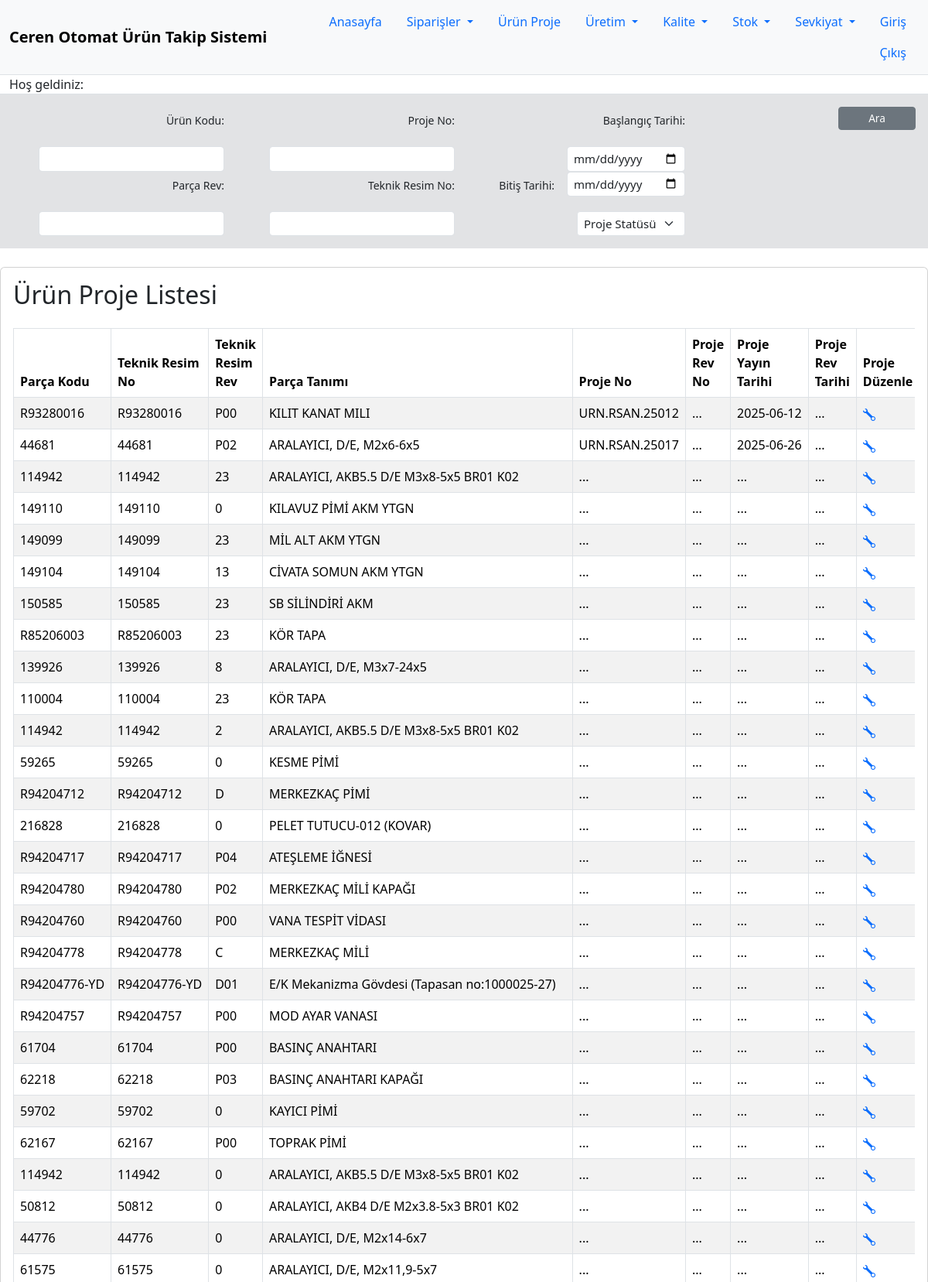
/proje (upper part), run on the app's committed database.
### main.py (models this page shows)
class Proje(db.Model):
    __tablename__ = "proje"
    id: Mapped[int] = mapped_column(Integer, primary_key=True)
    urn_no: Mapped[str] = mapped_column(String(100), unique=False, nullable=False)
    tkr_no: Mapped[str] = mapped_column(String(100), unique=False, nullable=False)
    tkr_rev_no: Mapped[str] = mapped_column(String(10), unique=False, nullable=False)
    urn_adi: Mapped[str] = mapped_column(String(250), unique=False, nullable=False)
    prj_no: Mapped[str] = mapped_column(String(250), unique=True, nullable=True)
    prj_rev = relationship('Projerevtakip', back_populates="prj")
    kal_class: Mapped[str] = mapped_column(String(50), unique=False, nullable=True)
    cap: Mapped[float]=mapped_column(Float,unique=False,nullable=True)
    boy: Mapped[float] = mapped_column(Float, unique=False, nullable=True)
    project=relationship("Satir", back_populates="urn")
    malz_id: Mapped[int] = mapped_column(Integer, ForeignKey('malzeme.id'), nullable=True)
    malz = relationship('Malzeme')
    lot = relationship('Lot', back_populates="proje")
    cihaz = relationship('Projecihaz', back_populates="proje")
    prog: Mapped[str] = mapped_column(String(250), unique=False, nullable=True)
    stat: Mapped[str] = mapped_column(String(250), default="Açık",unique=False, nullable=True)
    opr = relationship('Projeopr', back_populates="proje")
    malz_sah: Mapped[str] = mapped_column(String(250), unique=False, nullable=True)
    proj_rev_no: Mapped[int] = mapped_column(Integer, default=0,  nullable=True)
    teklif_sure: Mapped[int] = mapped_column(Integer, nullable=True)
    yay_tarh: Mapped[date] = mapped_column(Date, default=date.today(), nullable=True)
    rev_tarh: Mapped[date] = mapped_column(Date, default=date.today(), nullable=True)

### main.py (the view)
@app.route("/proje", methods=["GET","POST"])
def proje():
    proje_filtre = request.args.get('proje_no', '')
    urnno_filtre = request.args.get('parca_no', '')
    rsmno_filtre = request.args.get('resim_no', '')
    revno_filtre = request.args.get('parca_rev', '')
    btrh = request.args.get('b_tarih', '')
    if btrh:
        try:
            btrh_filtre = datetime.strptime(btrh, '%Y-%m-%d')
        except ValueError:
            btrh_filtre = None
    else:
        btrh_filtre = None
    strh = request.args.get('s_tarih', '')
    if strh:
        try:
            strh_filtre = datetime.strptime(strh, '%Y-%m-%d')
        except ValueError:
            strh_filtre = None
    else:
        strh_filtre = None
    statu_filtre = request.args.get('statu', '')
    query = db.session.query(Proje)
    if proje_filtre:
        query = query.filter(Proje.prj_no.ilike(f"%{proje_filtre}%"))
    if urnno_filtre:
        query = query.filter(Proje.urn_no.ilike(f"%{urnno_filtre}%"))
    if rsmno_filtre:
        query = query.filter(Proje.tkr_no.ilike(f"%{rsmno_filtre}%"))
    if revno_filtre:
        query = query.filter(Proje.tkr_rev_no.ilike(f"%{revno_filtre}%"))
    if statu_filtre != '':
        query = query.filter(Proje.stat == statu_filtre)
    if btrh_filtre and strh_filtre:
        query = query.filter(Proje.yay_tarh.between(btrh_filtre, strh_filtre))
        toplam_kayit = query.count()
    page = request.args.get("page", 1, type=int)
    per_page = 50
    toplam_kayit = query.count()
    parcalar = query.offset((page - 1) * per_page).limit(per_page).all()
    total_pages = ceil(toplam_kayit / per_page)
    page_to_render = []
    if page > 1:
        if page == total_pages:
            for p in range(1, page - 1):
                if p == 1:
                    page_to_render.append(p)
                else:
                    page_to_render.append('p')
                    page_to_render.append(page - 1)
                    page_to_render.append(page)
                    break
        else:
            for p in range(1, page - 1):
                if p == 1:
                    page_to_render.append(p)
                else:
                    page_to_render.append('p')
                    break
            for p in range(page - 1, page + 2):
                page_to_render.append(p)
            for p in range(page + 2, total_pages + 1):
                if p == total_pages:
                    page_to_render.append(p)
                else:
                    page_to_render.append('p')
                    page_to_render.append(total_pages)
                    break
    else:
        for p in range(1, total_pages + 1):
            if p == 1 or p <= 3:
                page_to_render.append(p)
            else:
                page_to_render.append('p')
                page_to_render.append(total_pages)
                break
    return render_template("proje.html", logged_in=current_user.is_authenticated, user=current_user, parcalar=parcalar,page=page,total_pages=total_pages, toplam_kayit=toplam_kayit, page_to_render=page_to_render)

### templates/proje.html (shortened to what this page needs)
{% from "bootstrap5/form.html" import render_form %}{% include "header.html" %}
<div class="container-fluid p-3 bg-secondary-subtle">
    <form action="{{ url_for('proje') }}" method="get">
        <div class="row" id="dataAdd3">
            <div class="col-md-3">
                <div class="row g-3 justify-content-end ">
                    <div class="col-auto ">
                        <label for="parca-no1" class="col-form-label filtre" >Ürün Kodu:</label>
                    </div>
                    <div class="col-auto">
                        <input type="text" id="parca-no1" class="form-control form-control-sm filtre-form" value="{{request.args.get('parca_no','')}}" name="parca_no">
                    </div>
                </div>
                <div class="row g-3 justify-content-end">
                    <div class="col-auto ">
                        <label for="parca-rev1" class="col-form-label filtre" >Parça Rev:</label>
                    </div>
                    <div class="col-auto">
                        <input type="text" id="parca-rev1" class="form-control form-control-sm filtre-form" value="{{request.args.get('parca_rev','')}}" name="parca_rev">
                    </div>
                </div>
            </div>
            <div class="col-md-3">
                <div class="row g-3 justify-content-end ">
                    <div class="col-auto ">
                        <label for="proje-no1" class="col-form-label filtre" >Proje No:</label>
                    </div>
                    <div class="col-auto">
                        <input type="text" id="proje-no1" class="form-control form-control-sm filtre-form" value="{{request.args.get('proje_no','')}}" name="proje_no">
                    </div>
                </div>
                <div class="row g-3 justify-content-end">
                    <div class="col-auto ">
                        <label for="teknik-no1" class="col-form-label filtre" >Teknik Resim No:</label>
                    </div>
                    <div class="col-auto">
                        <input type="text" id="teknik-no1" class="form-control form-control-sm filtre-form" value="{{request.args.get('resim_no','')}}" name="resim_no">
                    </div>
                </div>
            </div>
            <div class="col-md-3">
                <div class="row g-3 justify-content-end " >
                    <div class="col-auto">
                        <div class="row g-3 justify-content-end ">
                            <div class="col-auto ">
                                <label for="b-tarih1" class="col-form-label filtre" >Başlangıç Tarihi:</label>
                            </div>
                            <div class="col-auto">
                                <input type="date" id="b-tarih1" class="form-control form-control-sm filtre-form" value="{{request.args.get('b_tarih','')}}" name="b_tarih">
                            </div>
                        </div>
                        <div class="row g-3 justify-content-end ">
                            <div class="col-auto ">
                                <label for="s-tarih1" class="col-form-label filtre" >Bitiş Tarihi:</label>
                            </div>
                            <div class="col-auto">
                                <input type="date" id="s-tarih1" class="form-control form-control-sm filtre-form" value="{{request.args.get('s_tarih','')}}" name="s_tarih">
                            </div>
                        </div>
                    </div>
                    <div class="col-auto ">
                        <select class="form-select form-select-sm filtre-form" aria-label="Small select example"  name="statu">
                            <option value="" {% if request.args.get('statu') == '' %}selected{% endif %}>Proje Statüsü</option>
                        </select>
                    </div>
                </div>
            </div>
            <div class="col-md-3">
                <div class="row g-3 justify-content-end">
                    <div class="col-auto">
                        <button type="submit" class="btn btn-secondary btn-sm ara" style="--bs-btn-padding-y: .25rem; --bs-btn-padding-x: .5rem; --bs-btn-font-size: .85rem;">Ara</button>
                    </div>
                </div>
            </div>
        </div>
    </form>
</div>
<div class="card mt-4 shadow-sm5">
    <div class="card-body p-3">
        <h2 class="mb-4">Ürün Proje Listesi</h2>
        <div class="table-responsive">
            <table class="table table-bordered table-hover table-mrp table-striped align-middle">
                <thead>
                    <tr>
                        <th>Parça Kodu</th>
                        <th>Teknik Resim No</th>
                        <th>Teknik Resim Rev</th>
                        <th>Parça Tanımı</th>
                        <th>Proje No</th>
                        <th>Proje Rev No</th>
                        <th>Proje Yayın Tarihi</th>
                        <th>Proje Rev Tarihi</th>
                        <th>Proje Düzenle</th>
                    </tr>
                </thead>
                <tbody>
                    {% for item in parcalar %}
                    <tr>
                        <td>{{ item.urn_no }}</td>
                        <td>{{ item.tkr_no }}</td>
                        <td>{{ item.tkr_rev_no }}</td>
                        <td>{{ item.urn_adi }}</td>
                        <td>{% if item.prj_no: %} {{item.prj_no}} {%else:%} ... {% endif %}</td>
                        <td>{% if item.proj_rev_no != none %} {{item.proj_rev_no}} {%else:%} ... {% endif %}</td>
                        <td>{% if item.yay_tarh: %} {{item.yay_tarh}} {%else:%} ... {% endif %}</td>
                        <td>{% if item.rev_tarh: %} {{item.rev_tarh}} {%else:%} ... {% endif %}</td>
                        <td><a class="link-underline-opacity-0" href="{{ url_for('proje_edit', prj_id=item.id) }}"></a> </td>
                    </tr>
                    {% endfor %}
                </tbody>
            </table>
        </div>
    </div>
</div>
{% include "footer.html" %}

### static/css/styles.css (style rules this page uses)
.filtre { background-color: rgba(17, 56, 23, 0.08,0.9); font-size: 14px; }
.ara { width: 100px; }
.filtre-form { font-size: 15px; }
th, td { padding: 10px; text-align: left; }
.table-mrp tbody tr { height: 25px; }
.table-mrp td { overflow: hidden; white-space: nowrap; text-overflow: ellipsis; }

### data on the page
Proje: urn_no "R93280016", tkr_no "R93280016", tkr_rev_no "P00", urn_adi "KILIT KANAT MILI", prj_no "URN.RSAN.25012", yay_tarh "2025-06-12"
Proje: urn_no "44681", tkr_no "44681", tkr_rev_no "P02", urn_adi "ARALAYICI, D/E, M2x6-6x5", prj_no "URN.RSAN.25017", yay_tarh "2025-06-26"
Proje: urn_no "114942", tkr_no "114942", tkr_rev_no "23", urn_adi "ARALAYICI, AKB5.5 D/E M3x8-5x5 BR01 K02"
Proje: urn_no "149110", tkr_no "149110", tkr_rev_no "0", urn_adi "KILAVUZ PİMİ AKM YTGN"
Proje: urn_no "149099", tkr_no "149099", tkr_rev_no "23", urn_adi "MİL ALT AKM YTGN"
Proje: urn_no "149104", tkr_no "149104", tkr_rev_no "13", urn_adi "CİVATA SOMUN AKM YTGN"
Proje: urn_no "150585", tkr_no "150585", tkr_rev_no "23", urn_adi "SB SİLİNDİRİ AKM"
Proje: urn_no "R85206003", tkr_no "R85206003", tkr_rev_no "23", urn_adi "KÖR TAPA"
Proje: urn_no "139926", tkr_no "139926", tkr_rev_no "8", urn_adi "ARALAYICI, D/E, M3x7-24x5"
Proje: urn_no "110004", tkr_no "110004", tkr_rev_no "23", urn_adi "KÖR TAPA"
Proje: urn_no "114942", tkr_no "114942", tkr_rev_no "2", urn_adi "ARALAYICI, AKB5.5 D/E M3x8-5x5 BR01 K02"
Proje: urn_no "59265", tkr_no "59265", tkr_rev_no "0", urn_adi "KESME PİMİ"
Proje: urn_no "R94204712", tkr_no "R94204712", tkr_rev_no "D", urn_adi "MERKEZKAÇ PİMİ"
Proje: urn_no "216828", tkr_no "216828", tkr_rev_no "0", urn_adi "PELET TUTUCU-012 (KOVAR)"
Proje: urn_no "R94204717", tkr_no "R94204717", tkr_rev_no "P04", urn_adi "ATEŞLEME İĞNESİ"
Proje: urn_no "R94204780", tkr_no "R94204780", tkr_rev_no "P02", urn_adi "MERKEZKAÇ MİLİ KAPAĞI"
Proje: urn_no "R94204760", tkr_no "R94204760", tkr_rev_no "P00", urn_adi "VANA TESPİT VİDASI"
Proje: urn_no "R94204778", tkr_no "R94204778", tkr_rev_no "C", urn_adi "MERKEZKAÇ MİLİ"
Proje: urn_no "R94204776-YD", tkr_no "R94204776-YD", tkr_rev_no "D01", urn_adi "E/K Mekanizma Gövdesi (Tapasan no:1000025-27)"
Proje: urn_no "R94204757", tkr_no "R94204757", tkr_rev_no "P00", urn_adi "MOD AYAR VANASI"
Proje: urn_no "61704", tkr_no "61704", tkr_rev_no "P00", urn_adi "BASINÇ ANAHTARI"
Proje: urn_no "62218", tkr_no "62218", tkr_rev_no "P03", urn_adi "BASINÇ ANAHTARI KAPAĞI"
Proje: urn_no "59702", tkr_no "59702", tkr_rev_no "0", urn_adi "KAYICI PİMİ"
Proje: urn_no "62167", tkr_no "62167", tkr_rev_no "P00", urn_adi "TOPRAK PİMİ"
Proje: urn_no "114942", tkr_no "114942", tkr_rev_no "0", urn_adi "ARALAYICI, AKB5.5 D/E M3x8-5x5 BR01 K02"
Proje: urn_no "50812", tkr_no "50812", tkr_rev_no "0", urn_adi "ARALAYICI, AKB4 D/E M2x3.8-5x3 BR01 K02"
Proje: urn_no "44776", tkr_no "44776", tkr_rev_no "0", urn_adi "ARALAYICI, D/E, M2x14-6x7"
Proje: urn_no "61575", tkr_no "61575", tkr_rev_no "0", urn_adi "ARALAYICI, D/E, M2x11,9-5x7"
